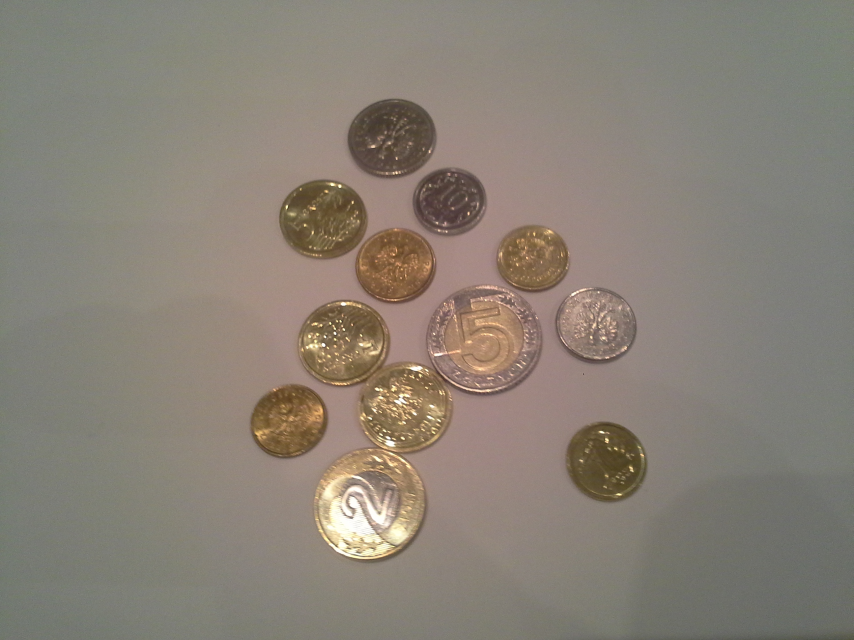
#> input picture test-photos/20151222_193956.jpg, 2560 x 1920 px (shown at 1/3 size)
$ python CoinDetector.py --image ../test-photos/20151222_193956.jpg
#> lines starting #> are read from the running program, lines starting #| are printed output that depends on the picture; after the words box and inside, x2 and y2 are one past the last pixel; in counts of white or black regions, pixels touching at a corner belong together
#!/usr/bin/env python3

import cv2
import argparse
import numpy as np
import itertools
import sys

def repeat_bilateral_filter(src, n, *args, **kwargs):
    filtered = src
    for _ in itertools.repeat(None, n):
        filtered = cv2.bilateralFilter(filtered, *args, **kwargs)
    return filtered

def imfill(src):
    floodfill = src.copy()
    height, width = floodfill.shape
    mask = np.zeros((height + 2, width + 2), np.uint8)
    cv2.floodFill(floodfill, mask, (0, height - 2), 255)
    floodfill_inv = cv2.bitwise_not(floodfill)
    return src | floodfill_inv

def fixed_height_resize(src, new_height):
    ratio = height/new_height
    resize_ratio = ratio if ratio < 1 else 1/ratio
    resized = cv2.resize(src, (0,0), fx=resize_ratio, fy=resize_ratio)
    return resized

def min_max_dict(src):
    min_max_keys = ['minVal', 'maxVal', 'minLoc', 'maxLoc']
    min_max_values = list(cv2.minMaxLoc(src))
    return dict(zip(min_max_keys, min_max_values))

def auto_edge_detection(src, sigma=0.33):
    median = np.median(src)
    lower = int(max(0, (1.0 - sigma) * median))
    upper = int(min(255, (1.0 + sigma) * median))
    return cv2.Canny(src, lower, upper)

# set up arg parser & read args
parser = argparse.ArgumentParser(description="EIASR 2015Z project")
parser.add_argument("-i", "--image", required=True,
                    help="Path to an input image used in coin detection task")
args = parser.parse_args()
print("Image path: ", args.image)
# read image from path given as arg
image = cv2.imread(args.image)
#> image is the input picture: shape (1920, 2560, 3); mean B, G, R 118.1, 128.9, 136.9
if image is None:
    print("Failed to load image file:", args.image)
    sys.exit(1)
orig = image.copy()
# get image width and heigh
height, width, _ = image.shape
#> height = 1920; width = 2560
print("Image dimensions (w, h): ", end="")
print(height, width, sep=', ')
#| 1920, 2560
# convert to a grayscale
gray = cv2.cvtColor(image, cv2.COLOR_BGR2GRAY)
# resize to speedup bilateral filter
resized = fixed_height_resize(gray, 480)
print("Resized image dimensions: ", end="")
print(*resized.shape, sep=', ')
#| 480, 640
# apply bilateral filter 10 times
filtered = repeat_bilateral_filter(resized, 5, d=9, sigmaColor=9, sigmaSpace=7)
# apply median filter to reduce pepper and salt noise
filtered = cv2.GaussianBlur(filtered, ksize=(3, 3), sigmaX=0)
# apply Otsu bizarization
ret, thresheld = cv2.threshold(filtered, 127, 255,
                                 cv2.THRESH_BINARY + cv2.THRESH_OTSU)
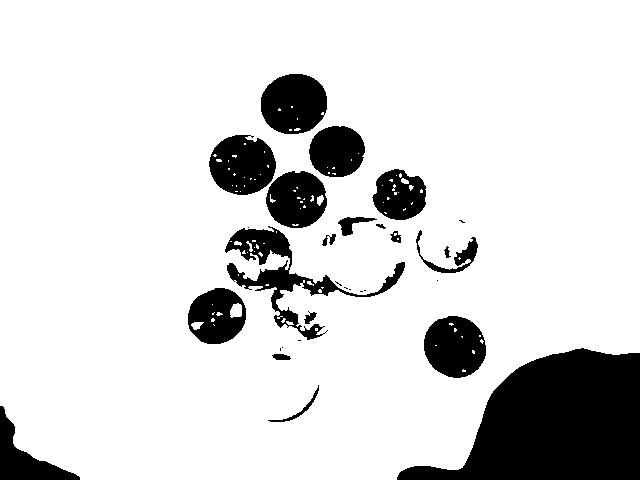
#> thresheld: shape (480, 640); 85.1% white; 30 black regions (11 under 20 px), largest, box (x1, y1, x2, y2) and area: (397, 348, 640, 480) 20072, (225, 226, 405, 340) 3961, (261, 74, 327, 134) 3140
#> ret = 119
# set up windows for showing results
window_trans = "Transformed"
window_prev = "Previous transformations"
cv2.namedWindow(window_trans, cv2.WINDOW_NORMAL)
cv2.namedWindow(window_prev, cv2.WINDOW_NORMAL)
# [6 lines of commented-out code are left out]
kernel = cv2.getStructuringElement(cv2.MORPH_ELLIPSE, ksize=(4, 4))
# dilate to close gaps in conturs
morphed = cv2.dilate(thresheld, kernel, iterations=2)
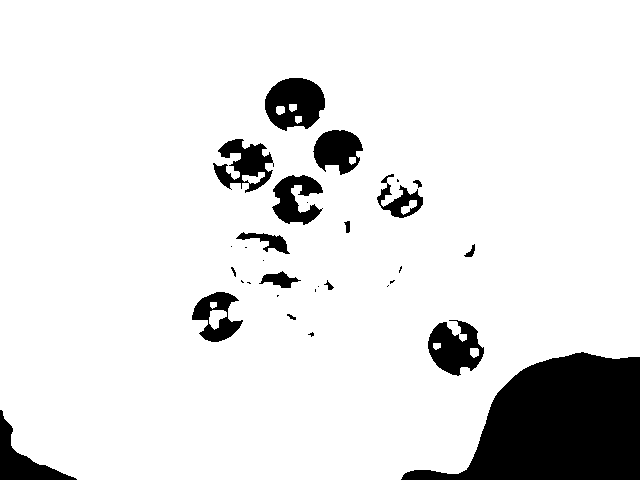
#> morphed: shape (480, 640); 89.4% white; 31 black regions (14 under 20 px), largest, box (x1, y1, x2, y2) and area: (401, 352, 640, 480) 18798, (265, 78, 325, 131) 2258, (428, 320, 484, 376) 1936
# fill holes in coins by using Canny edge detector
canny = auto_edge_detection(morphed)
#> in auto_edge_detection, `median = np.median(src)`: median = 255
#> in auto_edge_detection, `lower = int(max(0, (1.0 - sigma) * median))`: lower = 170
#> in auto_edge_detection, `upper = int(min(255, (1.0 + sigma) * median))`: upper = 255
#> in auto_edge_detection, `return cv2.Canny(src, lower, upper)`: returned value: shape (480, 640); 0.96% white in thin lines or dots, all inside (x1, y1, x2, y2) = (0, 77, 640, 480)
filled = imfill(canny) | morphed
#> in imfill, `cv2.floodFill(floodfill, mask, (0, height - 2), 255)`:
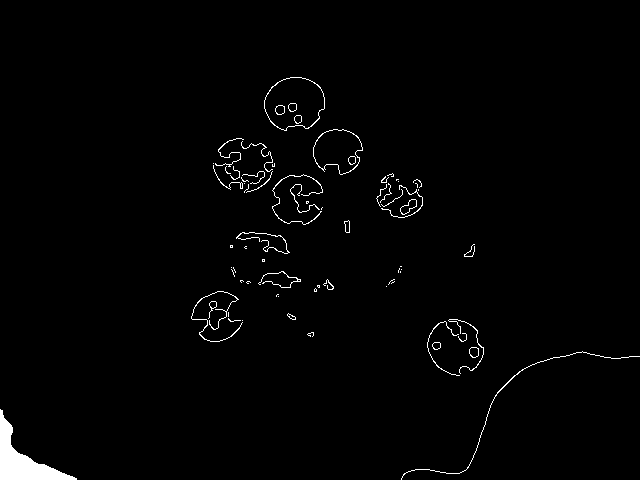
#> floodfill: shape (480, 640); 1.5% white; 72 white regions (37 under 20 px), largest, box (x1, y1, x2, y2) and area: (0, 409, 77, 480) 1753, (401, 351, 640, 480) 312, (191, 291, 243, 342) 223
#> in imfill, `return src | floodfill_inv`: returned value: shape (480, 640); 99.5% white; 1 black region, box (x1, y1, x2, y2) and area: (0, 410, 76, 480) 1632
# erode to reduce coins sizes
eroded = cv2.erode(filled, kernel, iterations=2)
#> eroded: shape (480, 640); 99.3% white; 1 black region, box (x1, y1, x2, y2) and area: (0, 408, 80, 480) 2080
# apply distance transform to create mask for watershed
dist_transform = cv2.distanceTransform(eroded, cv2.DIST_L2, cv2.DIST_MASK_PRECISE)
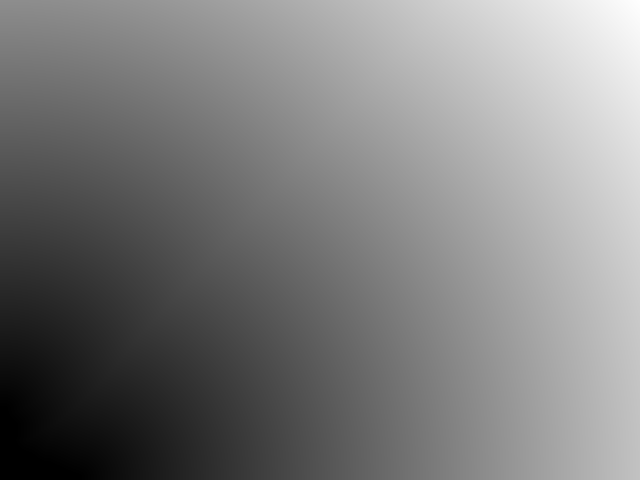
#> dist_transform: shape (480, 640) float32; min 0, max 735.6, mean 364; drawn with min black and max white
dist_norm = cv2.normalize(dist_transform, 0.0, 100.0, cv2.NORM_MINMAX)
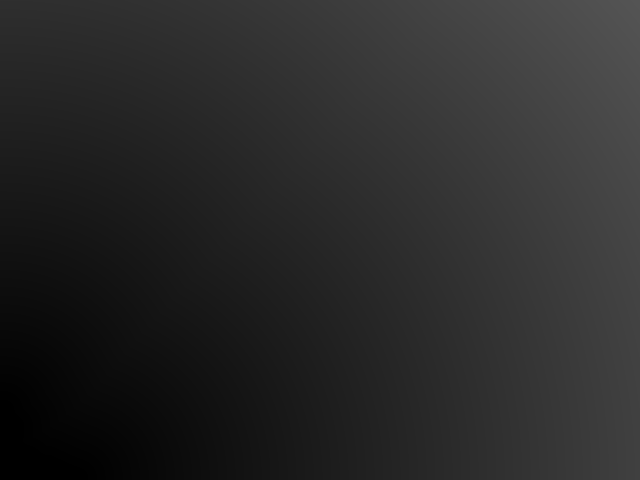
#> dist_norm: shape (480, 640) float32; min 0, max 0.332, mean 0.164
# show images
cv2.imshow(window_trans, np.hstack([thresheld, dist_norm]))
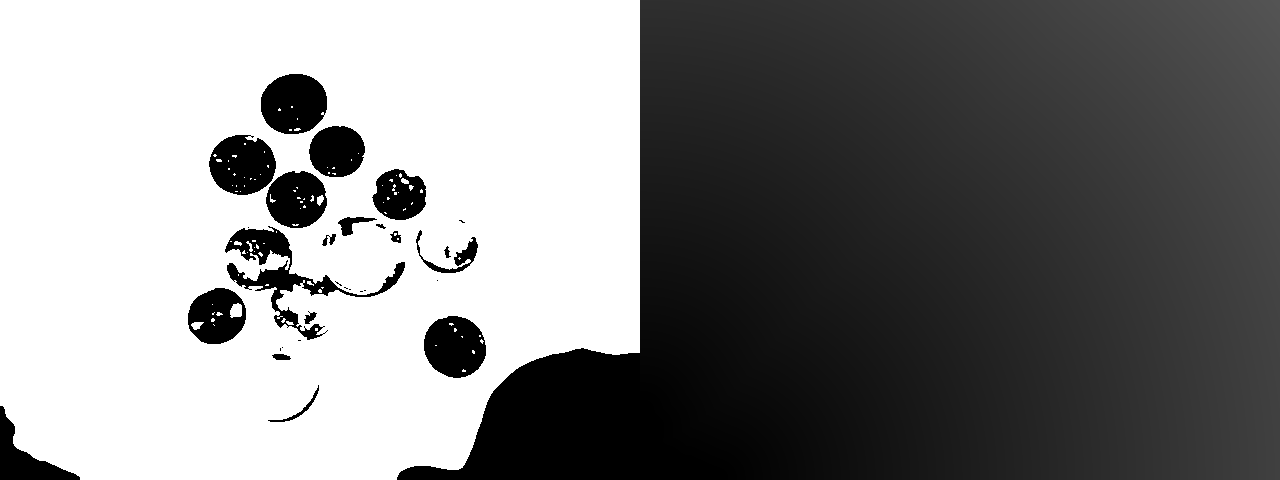
#> window 'Transformed': shape (480, 1280); min 0, max 255, mean 129.2
prev_list = [resized, filtered, thresheld, morphed, filled, eroded]
cv2.imshow(window_prev, np.hstack(prev_list))
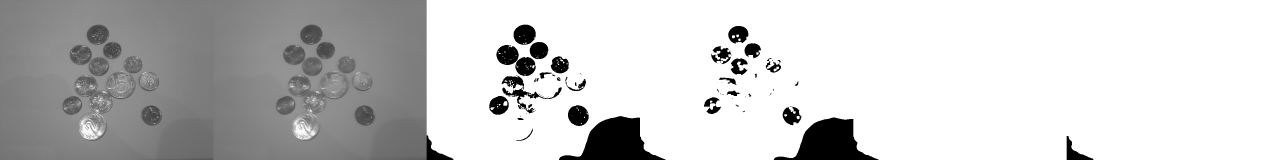
#> window 'Previous transformations': shape (480, 3840) (shown at 1/3 size); min 0, max 255, mean 202
# wait for ESC to close
key = cv2.waitKey(0)
#> (key Esc is pressed here)
if key == 27:
    cv2.destroyAllWindows()

$ run again, on test-photos/20151222_194134.jpg
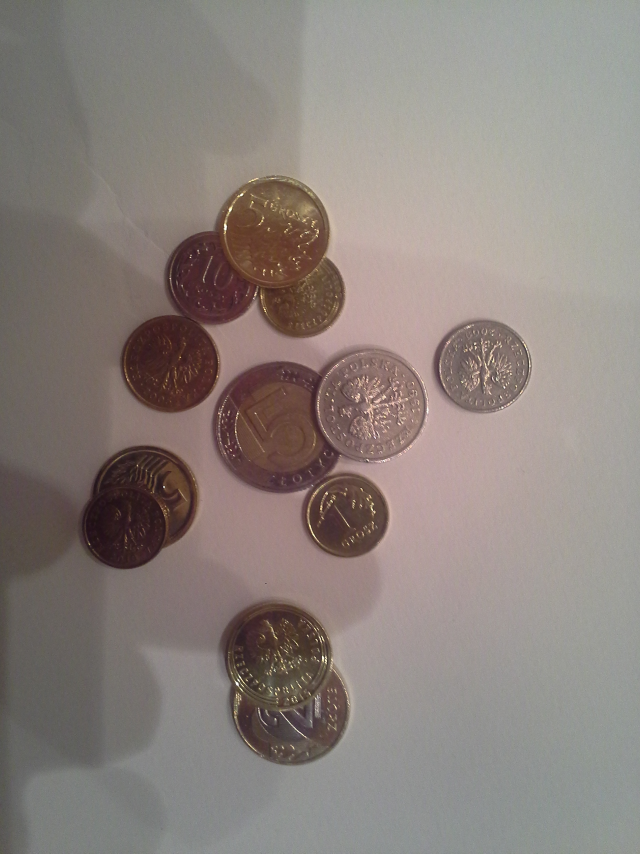
#> input picture test-photos/20151222_194134.jpg, 1920 x 2560 px (shown at 1/3 size)
#> image is the input picture: shape (2560, 1920, 3); mean B, G, R 125.2, 130.3, 139.7
#| 2560, 1920
#| 480, 360
#> `ret, thresheld = cv2.threshold(filtered, 127, 255, cv2.THRESH_BINARY +..`:
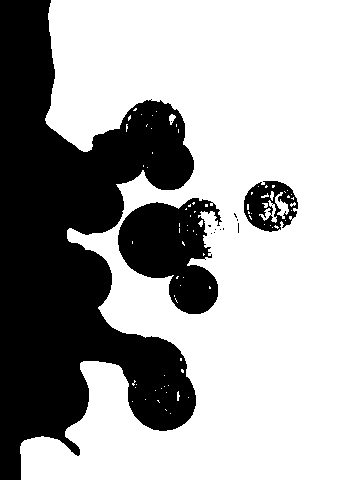
#> thresheld: shape (480, 360); 65.9% white; 13 black regions (10 under 20 px), largest, box (x1, y1, x2, y2) and area: (0, 0, 196, 480) 49821, (118, 198, 222, 314) 7379, (244, 181, 298, 232) 1626
#> ret = 122
#> morphed: shape (480, 360); 71% white; 12 black regions (8 under 20 px), largest, box (x1, y1, x2, y2) and area: (0, 0, 194, 480) 44884, (122, 206, 216, 312) 5013, (249, 189, 265, 226) 196, (195, 204, 203, 209) 25
#> median = 255
#> lower = 170
#> upper = 255
#> floodfill: shape (480, 360); 99.6% white; 13 black regions (1 under 20 px), largest, box (x1, y1, x2, y2) and area: (153, 383, 172, 396) 130, (175, 389, 183, 404) 105, (177, 221, 183, 236) 84
#> filled: shape (480, 360); 71.7% white; 11 black regions (8 under 20 px), largest, box (x1, y1, x2, y2) and area: (0, 0, 194, 480) 43953, (122, 207, 216, 311) 4723, (249, 189, 264, 226) 152
#> eroded: shape (480, 360); 67% white; 5 black regions, box (x1, y1, x2, y2) and area: (0, 0, 198, 480) 49608, (120, 203, 220, 315) 6749, (247, 187, 273, 233) 556, (277, 185, 289, 194) 88, (72, 445, 81, 454) 65
#> `cv2.imshow(window_prev, np.hstack(prev_list))`:
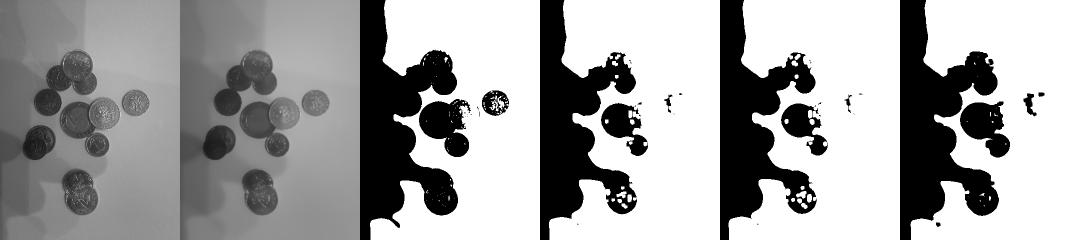
#> window 'Previous transformations': shape (480, 2160) (shown at 1/2 size); min 0, max 255, mean 161.3

$ run again, on test-photos/20151222_194147.jpg
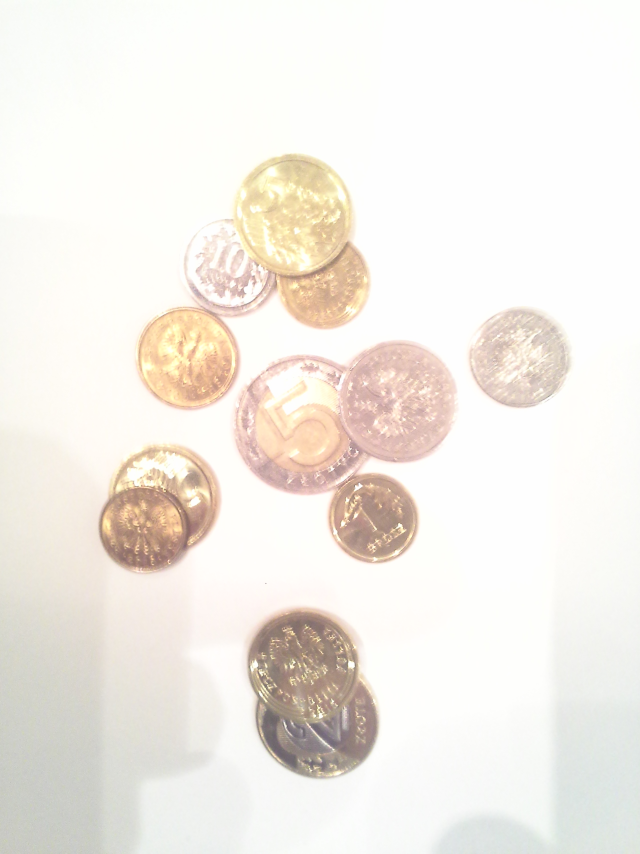
#> input picture test-photos/20151222_194147.jpg, 1920 x 2560 px (shown at 1/3 size)
#> image is the input picture: shape (2560, 1920, 3); mean B, G, R 231, 237.7, 242.8
#| 2560, 1920
#| 480, 360
#> `ret, thresheld = cv2.threshold(filtered, 127, 255, cv2.THRESH_BINARY +..`:
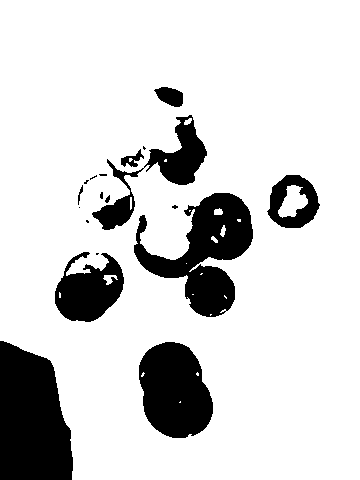
#> thresheld: shape (480, 360); 83.3% white; 19 black regions (9 under 20 px), largest, box (x1, y1, x2, y2) and area: (0, 341, 73, 480) 8212, (134, 193, 253, 317) 6818, (139, 342, 213, 438) 5414
#> ret = 219
#> morphed: shape (480, 360); 88.1% white; 18 black regions (7 under 20 px), largest, box (x1, y1, x2, y2) and area: (0, 345, 71, 480) 7727, (143, 346, 211, 436) 4389, (138, 197, 251, 276) 2952
#> median = 255
#> lower = 170
#> upper = 255
#> floodfill: shape (480, 360); 5.6% white; 32 white regions (12 under 20 px), largest, box (x1, y1, x2, y2) and area: (0, 344, 71, 480) 7784, (137, 196, 251, 276) 352, (142, 345, 211, 436) 273
#> eroded: shape (480, 360); 95.2% white; 1 black region, box (x1, y1, x2, y2) and area: (0, 343, 74, 480) 8307
#> `cv2.imshow(window_prev, np.hstack(prev_list))`:
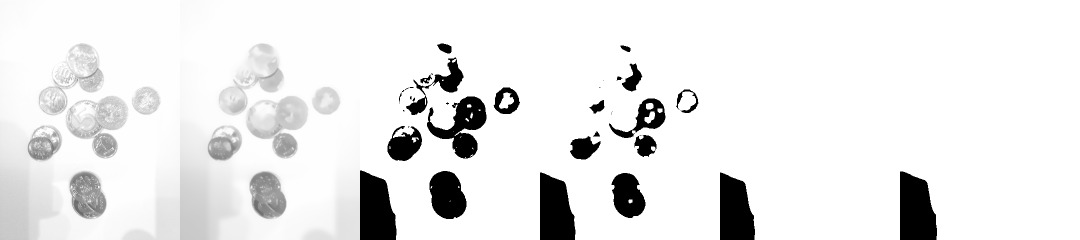
#> window 'Previous transformations': shape (480, 2160) (shown at 1/2 size); min 0, max 255, mean 233.4

$ run again, on test-photos/20151222_194152.jpg
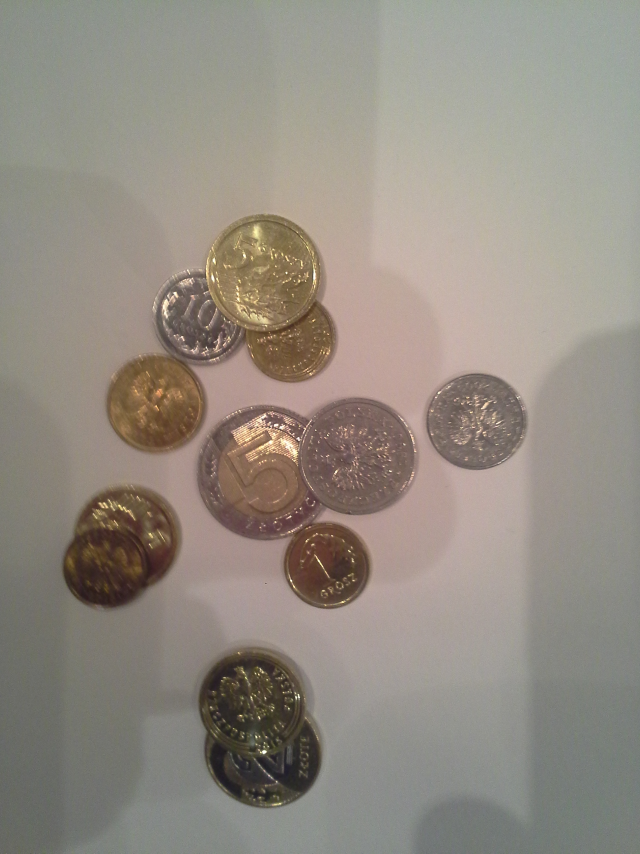
#> input picture test-photos/20151222_194152.jpg, 1920 x 2560 px (shown at 1/3 size)
#> image is the input picture: shape (2560, 1920, 3); mean B, G, R 130.3, 140, 147.3
#| 2560, 1920
#| 480, 360
#> thresheld: shape (480, 360); 69.7% white; 6 black regions (1 under 20 px), largest, box (x1, y1, x2, y2) and area: (0, 220, 182, 480) 25915, (111, 224, 233, 343) 8670, (59, 121, 189, 256) 7860, (231, 378, 360, 480) 7766, (240, 210, 296, 264) 2132
#> ret = 130
#> morphed: shape (480, 360); 75.9% white; 19 black regions (12 under 20 px), largest, box (x1, y1, x2, y2) and area: (0, 224, 180, 480) 23700, (235, 382, 360, 480) 6907, (115, 228, 231, 340) 5983
#> median = 255
#> lower = 170
#> upper = 255
#> floodfill: shape (480, 360); 92.1% white; 10 black regions (1 under 20 px), largest, box (x1, y1, x2, y2) and area: (235, 382, 360, 480) 6860, (115, 228, 230, 339) 6029, (85, 404, 108, 426) 430
#> filled: shape (480, 360); 83.9% white; 17 black regions (12 under 20 px), largest, box (x1, y1, x2, y2) and area: (0, 224, 179, 480) 23265, (63, 156, 186, 252) 3566, (244, 214, 293, 262) 768, (152, 125, 171, 144) 157, (126, 136, 133, 145) 25
#> eroded: shape (480, 360); 80% white; 7 black regions, largest, box (x1, y1, x2, y2) and area: (0, 222, 183, 480) 25998, (61, 147, 190, 256) 6086, (242, 212, 297, 266) 1760
#> `cv2.imshow(window_prev, np.hstack(prev_list))`:
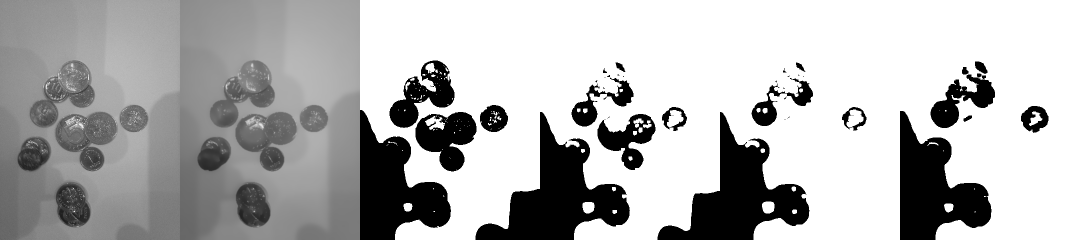
#> window 'Previous transformations': shape (480, 2160) (shown at 1/2 size); min 0, max 255, mean 178.5
